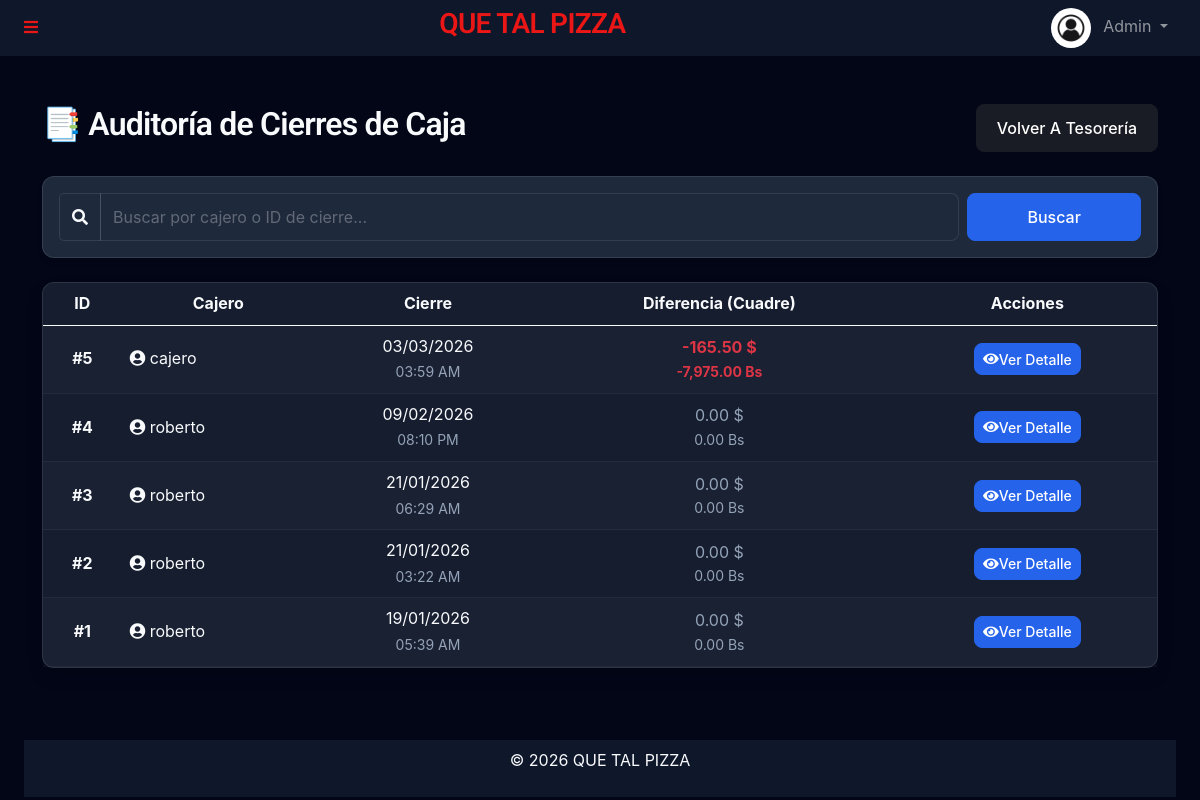
Page /admin/reportes_caja.php (signed in) on the earlier database version.
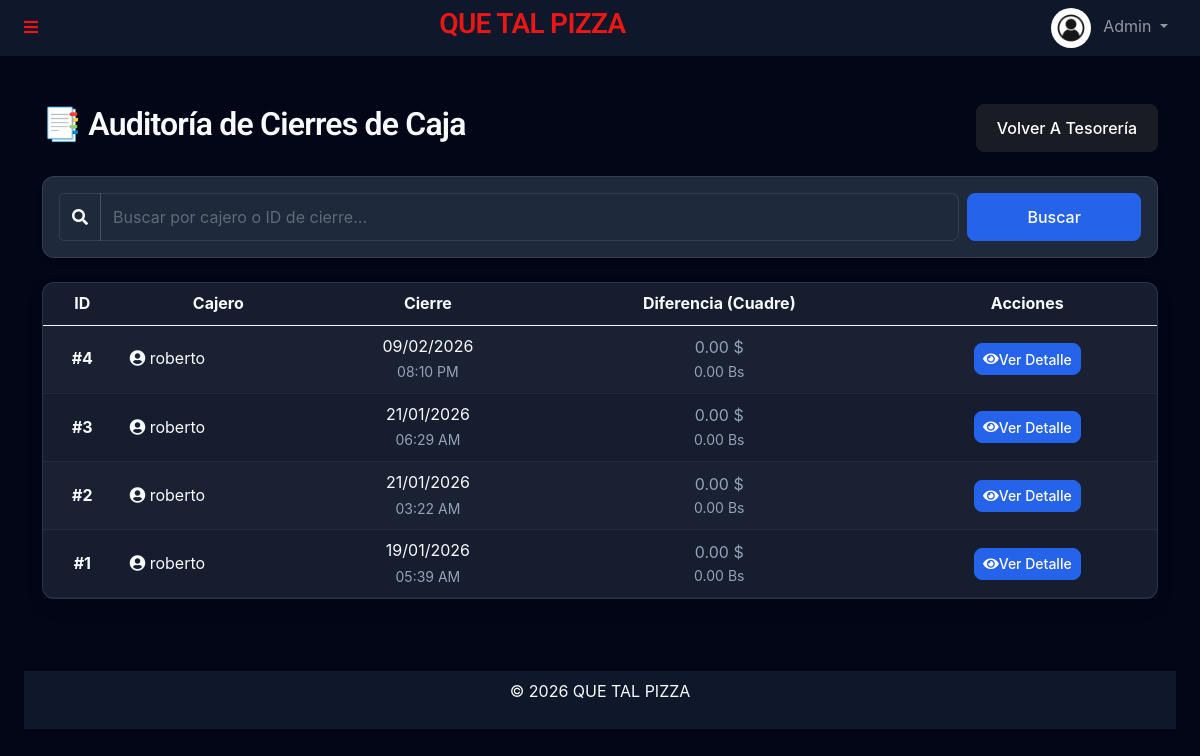
Same page on the later database version.
### tables this page shows
CREATE TABLE `cash_sessions` (
  `id` int(11) NOT NULL,
  `user_id` int(11) NOT NULL,
  `opening_balance_usd` decimal(10,2) DEFAULT 0.00,
  `opening_balance_ves` decimal(10,2) DEFAULT 0.00,
  `closing_balance_usd` decimal(10,2) DEFAULT 0.00,
  `closing_balance_ves` decimal(10,2) DEFAULT 0.00,
  `calculated_usd` decimal(10,2) DEFAULT 0.00,
  `calculated_ves` decimal(10,2) DEFAULT 0.00,
  `status` enum('open','closed') DEFAULT 'open',
  `opened_at` timestamp NULL DEFAULT current_timestamp(),
  `closed_at` timestamp NULL DEFAULT NULL
);

CREATE TABLE `users` (
  `id` int(11) NOT NULL,
  `name` varchar(100) NOT NULL,
  `email` varchar(150) NOT NULL,
  `password` varchar(255) NOT NULL,
  `phone` varchar(20) NOT NULL,
  `document_id` varchar(50) NOT NULL,
  `address` text NOT NULL,
  `role` enum('admin','user') NOT NULL DEFAULT 'user',
  `profile_pic` varchar(255) DEFAULT 'default.jpg',
  `balance` decimal(10,2) DEFAULT 0.00,
  `salary_amount` decimal(20,6) NOT NULL DEFAULT 0.000000,
  `salary_frequency` enum('weekly','biweekly','monthly') NOT NULL DEFAULT 'monthly',
  `job_role` enum('manager','kitchen','cashier','delivery','other') NOT NULL DEFAULT 'other',
  `reset_token` varchar(255) DEFAULT NULL,
  `token_expiry` datetime DEFAULT NULL,
  `created_at` timestamp NULL DEFAULT current_timestamp(),
  `updated_at` timestamp NULL DEFAULT current_timestamp() ON UPDATE current_timestamp()
);

### templates/autoload.php (called while the page is built, shortened)
<?php
require_once __DIR__ . '/../funciones/UserManager.php';
require_once __DIR__ . '/../funciones/CashRegisterManager.php';
$cashRegisterManager = new CashRegisterManager($db);

### funciones/CashRegisterManager.php (called while the page is built, shortened)
<?php
class CashRegisterManager
{
    private $db;
    public function __construct($db)
    {
        $this->db = $db;
    }
    public function searchSessions($query = '')
    {
        $sql = "SELECT cs.*, u.name as cashier_name,
                (cs.closing_balance_usd - cs.calculated_usd) as diff_usd,
                (cs.closing_balance_ves - cs.calculated_ves) as diff_ves
                FROM cash_sessions cs
                JOIN users u ON cs.user_id = u.id
                WHERE cs.status = 'closed'";
        $params = [];
        $sql .= " ORDER BY cs.closed_at DESC LIMIT 50";
        $stmt = $this->db->prepare($sql);
        $stmt->execute($params);
        return $stmt->fetchAll(PDO::FETCH_ASSOC);
    }
}
?>

### admin/reportes_caja.php (the view, shortened to what the changed rows need)
<?php
require_once '../templates/autoload.php';
require_once '../templates/header.php';
$search = $_GET['search'] ?? '';
$sessions = $cashRegisterManager->searchSessions($search);
?>
<div class="container mt-5 mb-5">
    <div class="d-flex justify-content-between align-items-center mb-4">
        <h2>📑 Auditoría de Cierres de Caja</h2>
    </div>
    <div class="card shadow">
        <div class="card-body p-0">
            <div class="table-responsive">
                <table class="table table-striped table-hover mb-0 align-middle text-center">
                    <thead class="table-dark">
                        <tr>
                            <th>ID</th>
                            <th>Cajero</th>
                            <th>Cierre</th>
                            <th class="bg-secondary">Diferencia (Cuadre)</th>
                            <th>Acciones</th>
                        </tr>
                    </thead>
                    <tbody>
                        <?php if (!empty($sessions)): ?>
                            <?php foreach ($sessions as $s):
                                $diffColor = 'text-muted';
                                if ($s['diff_usd'] < -0.5 || $s['diff_ves'] < -1)
                                    $diffColor = 'text-danger fw-bold';
                                elseif ($s['diff_usd'] > 0.5 || $s['diff_ves'] > 1)
                                    $diffColor = 'text-success fw-bold';
                                ?>
                                <tr>
                                    <td class="fw-bold">#<?= $s['id'] ?></td>
                                    <td class="text-start">
                                        <i class="fa fa-user-circle"></i> <?= htmlspecialchars($s['cashier_name']) ?>
                                    </td>
                                    <td>
                                        <?= date('d/m/Y', strtotime($s['closed_at'])) ?><br>
                                        <small class="text-muted"><?= date('h:i A', strtotime($s['closed_at'])) ?></small>
                                    </td>
                                    <td>
                                        <div class="<?= $diffColor ?>">
                                            <?= ($s['diff_usd'] > 0 ? '+' : '') . number_format($s['diff_usd'], 2) ?> $
                                        </div>
                                        <div class="<?= $diffColor ?> small">
                                            <?= ($s['diff_ves'] > 0 ? '+' : '') . number_format($s['diff_ves'], 2) ?> Bs
                                        </div>
                                    </td>
                                    <td>
                                        <a href="ver_cierre.php?id=<?= $s['id'] ?>" class="btn btn-sm btn-primary"
                                            title="Ver Desglose Completo">
                                            <i class="fa fa-eye"></i> Ver Detalle
                                        </a>
                                    </td>
                                </tr>
                            <?php endforeach; ?>
                        <?php else: ?>
                            <tr>
                                <td colspan="5" class="p-5 text-muted">No hay cierres de caja registrados aún.</td>
                            </tr>
                        <?php endif; ?>
                    </tbody>
                </table>
            </div>
        </div>
    </div>
</div>
<?php require_once '../templates/footer.php'; ?>

Differences in the rows shown:
no longer on this page (row edited): cash_sessions: id "5", user.name "cajero", closed_at "03/03/2026", closed_at "03:59 AM", diff_usd "-165.50", diff_ves "-7,975.00"
